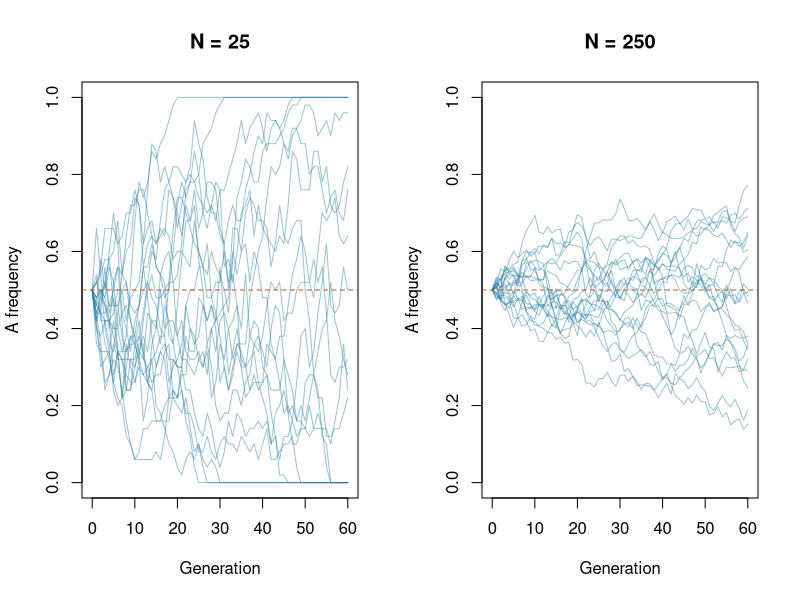
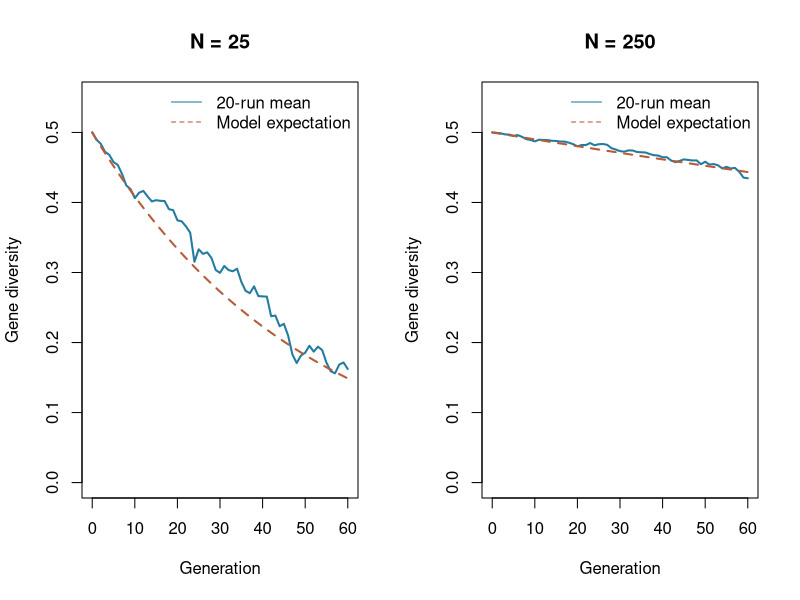

Here is the R script that generated these plots, in order:
## ---- chunk 1
#| label: exact-drift-moments
N_small <- 2L
p0 <- .25
counts <- 0:(2*N_small)
probability <- dbinom(counts,size=2*N_small,prob=p0)
next_frequency <- counts/(2*N_small)
mean_next <- sum(probability*next_frequency)
variance_next <- sum(probability*(next_frequency-mean_next)^2)
knitr::kable(data.frame(A_copies=counts,p_A=next_frequency,
                       probability=probability),digits=4)
c(expected_p_A=mean_next,variance=variance_next)
stopifnot(abs(sum(probability)-1)<1e-12,
          abs(mean_next-p0)<1e-12,
          abs(variance_next-p0*(1-p0)/(2*N_small))<1e-12)
## ---- chunk 2
#| label: drift-trajectories
neutral_trajectory <- function(N,p0,generations) {
  stopifnot(length(N)==1L,N>=1,N==as.integer(N),
            length(p0)==1L,is.finite(p0),p0>=0,p0<=1,
            generations>=0,generations==as.integer(generations))
  p <- numeric(generations+1L)
  p[1] <- p0
  for(t in seq_len(generations)) p[t+1L] <- rbinom(1,2*N,p[t])/(2*N)
  p
}
set.seed(20261008)
generations <- 60L
replicates <- 20L
sizes <- c(25L,250L)
trajectories <- lapply(sizes,function(N) {
  replicate(replicates,neutral_trajectory(N,.5,generations))
})
stopifnot(all(vapply(trajectories,function(z) all(z>=0 & z<=1),logical(1))))
## ---- chunk 3
#| label: fig-drift-trajectories
#| fig-cap: "Twenty seeded neutral trajectories for each model size, starting at A frequency 0.5."
#| fig-width: 9
#| fig-height: 5
local({
  old <- par(mfrow=c(1,2)); on.exit(par(old))
  for(j in seq_along(sizes)) {
    matplot(0:generations,trajectories[[j]],type="l",lty=1,
            col=adjustcolor("#247BA0",alpha.f=.45),ylim=c(0,1),
            xlab="Generation",ylab="A frequency",main=paste("N =",sizes[j]))
    abline(h=.5,lty=2,col="#B65C39")
  }
})
## ---- chunk 4
#| label: exact-diversity-loss
expected_H_next <- sum(probability*2*next_frequency*(1-next_frequency))
stopifnot(abs(expected_H_next-(1-1/(2*N_small))*2*p0*(1-p0))<1e-12)
expected_H_next
## ---- chunk 5
#| label: fig-drift-diversity
#| fig-cap: "Mean gene diversity of the toy trajectories versus the exact neutral expectation; a finite mean need not lie on the theoretical curve."
#| fig-width: 9
#| fig-height: 5
local({
  old <- par(mfrow=c(1,2)); on.exit(par(old))
  for(j in seq_along(sizes)) {
    simulated_mean <- rowMeans(2*trajectories[[j]]*(1-trajectories[[j]]))
    theoretical <- .5*(1-1/(2*sizes[j]))^(0:generations)
    plot(0:generations,simulated_mean,type="l",ylim=c(0,.55),
         col="#247BA0",lwd=2,xlab="Generation",ylab="Gene diversity",
         main=paste("N =",sizes[j]))
    lines(0:generations,theoretical,col="#B65C39",lty=2,lwd=2)
    legend("topright",c("20-run mean","Model expectation"),
           col=c("#247BA0","#B65C39"),lty=c(1,2),bty="n")
  }
})
## ---- chunk 6
#| label: boundary-outcomes
outcomes <- t(vapply(trajectories,function(z) {
  final <- z[nrow(z),]
  c(A_lost=sum(final==0),A_fixed=sum(final==1),segregating=sum(final>0 & final<1))
},numeric(3)))
rownames(outcomes) <- paste0("N=",sizes)
knitr::kable(outcomes)
stopifnot(all(rowSums(outcomes)==replicates),
          all(neutral_trajectory(10,0,5)==0),
          all(neutral_trajectory(10,1,5)==1))
## ---- chunk 7
data.frame(N=sizes,conditional_variance=.5*.5/(2*sizes),
           expected_H_after_60=.5*(1-1/(2*sizes))^60)
